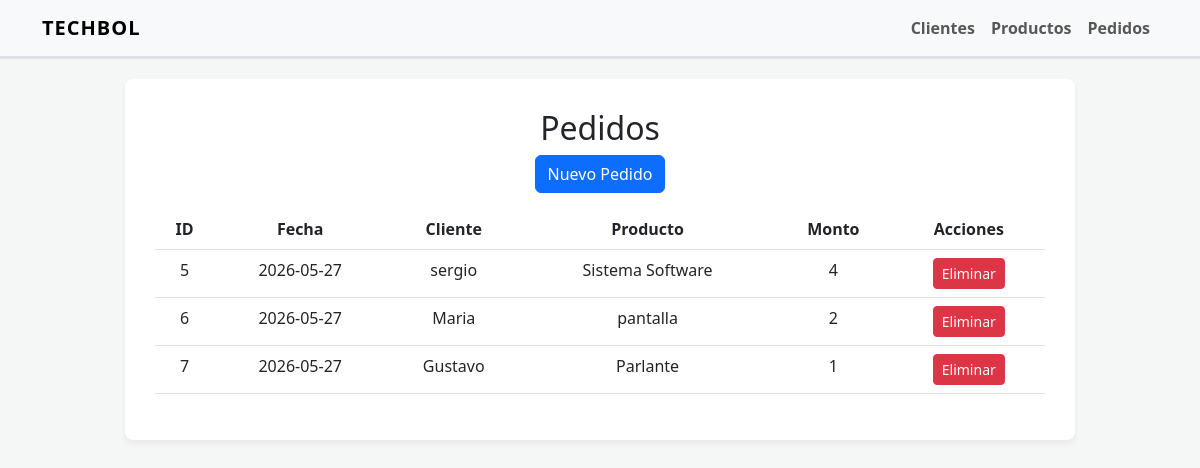
Page /pedidos/ on the earlier database version.
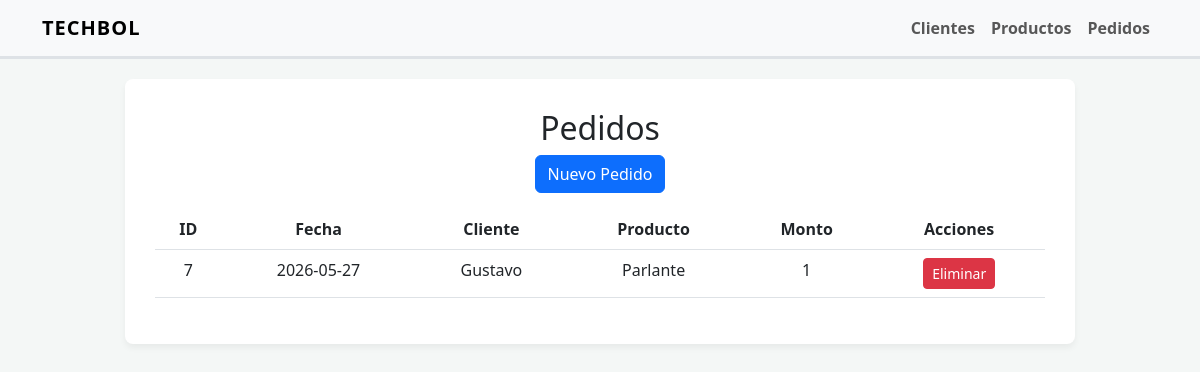
Same page on the later database version.
### app/models.py (models this page shows)
class Pedido(db.Model):
    __tablename__ = 'pedidos'
    id = db.Column(db.Integer, primary_key=True)
    fecha = db.Column(db.DateTime, default=datetime.utcnow)
    monto = db.Column(db.Integer, nullable=False)
    producto_id = db.Column(db.Integer, db.ForeignKey('productos.id'), nullable=False)
    cliente_id = db.Column(db.Integer, db.ForeignKey('clientes.id'), nullable=False)

class Cliente(db.Model):
    __tablename__ = 'clientes'
    id = db.Column(db.Integer, primary_key=True)
    nombre = db.Column(db.String(100), nullable=False)
    telefono = db.Column(db.String(20), nullable=False)
    pedidos = db.relationship('Pedido', backref='cliente', lazy=True, cascade="all, delete-orphan")

class Producto(db.Model):
    __tablename__ = 'productos'
    id = db.Column(db.Integer, primary_key=True)
    nombre = db.Column(db.String(100), nullable=False)
    precio = db.Column(db.Integer, nullable=False)
    stock = db.Column(db.Integer, nullable=False)
    pedidos = db.relationship('Pedido', backref='producto', lazy=True, cascade="all, delete-orphan")

### app/pedidos/routes.py (the view)
@bp_pedidos.route('/')
def index():
    pedidos = Pedido.query.all()
    return render_template('pedidos/index.html', pedidos=pedidos)

### app/templates/pedidos/index.html
{% extends "base.html" %}
{% block content %}
<h2>Pedidos</h2>
<a href="{{ url_for('pedidos.nuevo') }}" class="btn btn-primary mb-3">Nuevo Pedido</a>
<table class="table">
    <thead>
        <tr>
            <th>ID</th>
            <th>Fecha</th>
            <th>Cliente</th>
            <th>Producto</th>
            <th>Monto</th>
            <th>Acciones</th>
        </tr>
    </thead>
    <tbody>
        {% for pedido in pedidos %}
        <tr>
            <td>{{ pedido.id }}</td>
            <td>{{ pedido.fecha.strftime('%Y-%m-%d') }}</td>
            <td>{{ pedido.cliente.nombre }}</td>
            <td>{{ pedido.producto.nombre }}</td>
            <td>{{ pedido.monto | int }}</td>
            <td>
                <a href="{{ url_for('pedidos.eliminar', id=pedido.id) }}" class="btn btn-danger btn-sm" onclick="return confirm('¿Eliminar?')">Eliminar</a>
            </td>
        </tr>
        {% endfor %}
    </tbody>
</table>
{% endblock %}

### app/templates/base.html (shortened to what this page needs)
<!DOCTYPE html>
<html lang="es">
<head>
    <link href="https://cdn.jsdelivr.net/npm/bootstrap@5.3.0/dist/css/bootstrap.min.css" rel="stylesheet">
</head>
<body>
    <nav class="navbar navbar-expand-lg navbar-light bg-light">
        <div class="container">
            <a class="navbar-brand" href="/">
                TECHBOL
            </a>
            <div class="collapse navbar-collapse" id="navbarNav">
                <ul class="navbar-nav ms-auto">
                    <li class="nav-item">
                        <a class="nav-link fw-bold" href="{{ url_for('clientes.index') }}">Clientes</a>
                    </li>
                    <li class="nav-item">
                        <a class="nav-link fw-bold" href="{{ url_for('productos.index') }}">Productos</a>
                    </li>
                    <li class="nav-item">
                        <a class="nav-link fw-bold" href="{{ url_for('pedidos.index') }}">Pedidos</a>
                    </li>
                </ul>
            </div>
        </div>
    </nav>
    <div class="container">
        <div class="row justify-content-center">
            <div class="col-md-10 container-main text-center">
                {% block content %}{% endblock %}
            </div>
        </div>
    </div>
</body>
</html>

### app/templates/base.html (style rules this page uses)
body { background-color: #f4f7f6; }
.navbar { margin-bottom: 20px; border-bottom: 3px solid #dee2e6; }
.navbar-brand { color: #000000 !important; font-weight: 800; letter-spacing: 1px; text-transform: uppercase; }
.container-main { background-color: white; padding: 30px; border-radius: 8px; box-shadow: 0 4px 6px rgba(0,0,0,0.05); }

Differences in the rows shown:
removed Pedido: id "5", fecha "2026-05-27", cliente.nombre "sergio", producto.nombre "Sistema Software", monto "4"
removed Pedido: id "6", fecha "2026-05-27", cliente.nombre "Maria", producto.nombre "pantalla", monto "2"
